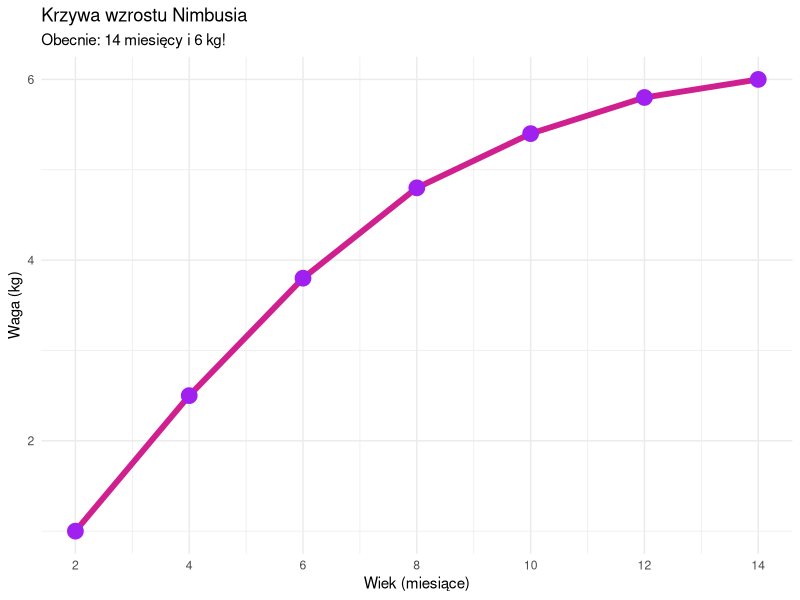

Write the R code that produced this figure.
## ---- chunk 1
#| echo: false
#| fig-align: center
#| fig-height: 5

library(ggplot2)

# Tworzę dane o wzroście mojego kota
dane_kota <- data.frame(
  Miesiac = c(2, 4, 6, 8, 10, 12, 14),
  Waga = c(1.0, 2.5, 3.8, 4.8, 5.4, 5.8, 6.0)
)

ggplot(dane_kota, aes(x = Miesiac, y = Waga)) +
  # Zmienione kolory na różowo-fioletowe
  geom_line(color = "violetred", size = 2) + 
  geom_point(size = 5, color = "purple") + 
  scale_x_continuous(breaks = seq(2, 14, 2)) +
  labs(
    title = "Krzywa wzrostu Nimbusia",
    subtitle = "Obecnie: 14 miesięcy i 6 kg!",
    x = "Wiek (miesiące)",
    y = "Waga (kg)"
  ) +
  theme_minimal()
